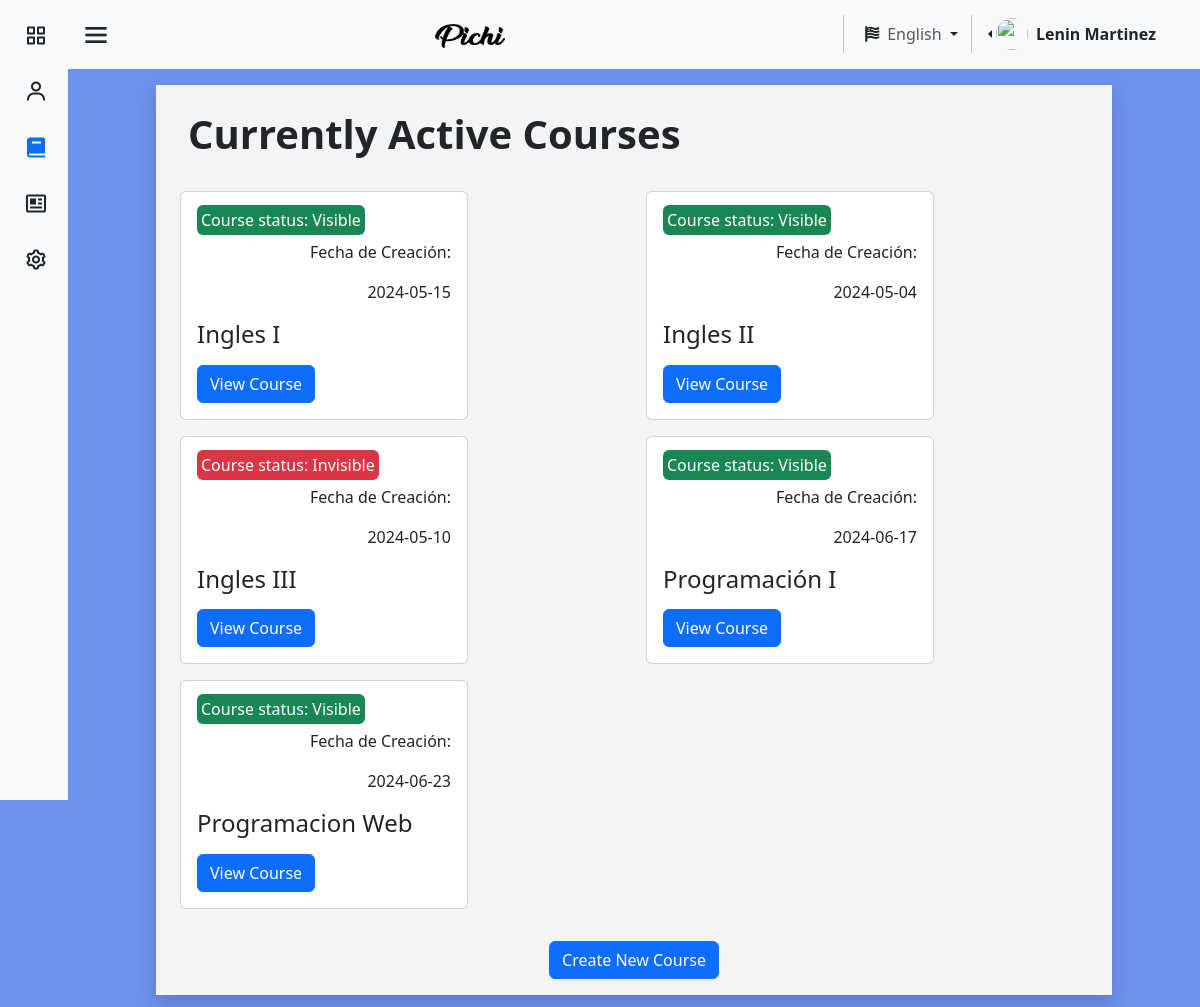
Page /pages/en/courses.php (signed in) on the earlier database version.
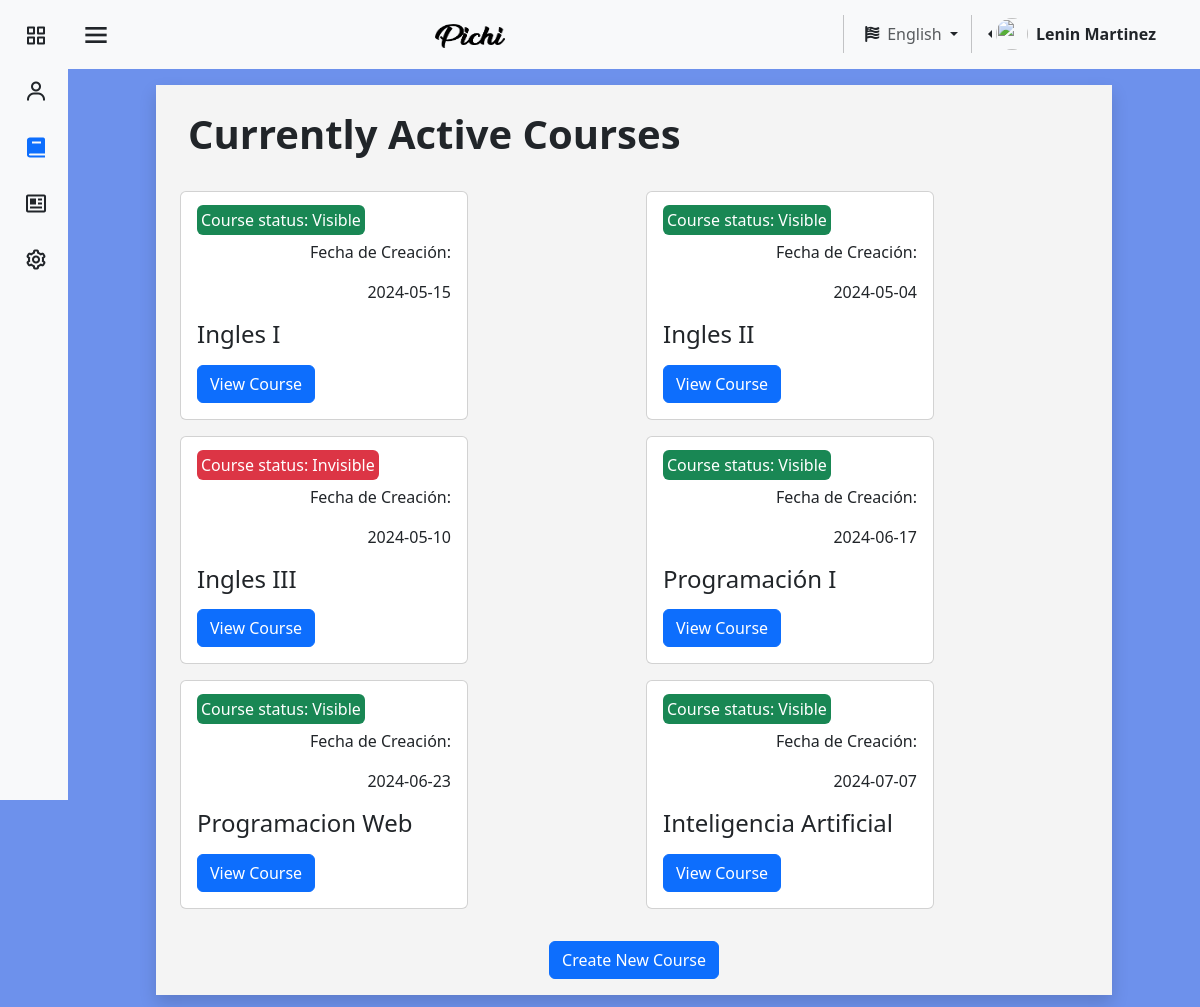
Same page on the later database version.
### tables this page shows
CREATE TABLE `cursos` (
  `id_cur` varchar(100) NOT NULL,
  `nombre_cur` varchar(45) NOT NULL,
  `fecha_inicio` date NOT NULL,
  `cupos_cur_min` int(11) NOT NULL,
  `cupos_cur_max` int(11) NOT NULL,
  `Empresa_id_empresa` int(11) NOT NULL,
  `fecha_fin` date NOT NULL,
  `visibilidad_curso` varchar(11) NOT NULL
);

### pages/en/courses.php (the view, shortened to what the changed rows need)
<?php
require "../../assests/php/LoginBD.php";
$cursos = [];
if (isset($_SESSION['id_user'])) {
    $usuarios1 = $_SESSION['id_user'];
    $conexion1 = mysqli_query($mysqli, "SELECT Empresa_id_empresa, nombre_user, apellido_user FROM usuario WHERE id_user = '$usuarios1'");
    if (mysqli_num_rows($conexion1) > 0) {
        $datos = mysqli_fetch_assoc($conexion1);
        $empresaUsuario = $datos['Empresa_id_empresa'];
        $conexion2 = mysqli_query($mysqli, "SELECT nombre_empresa FROM empresa WHERE id_empresa = '$empresaUsuario'");
        if (mysqli_num_rows($conexion2) > 0) {
            $conexion3 = mysqli_query($mysqli, "SELECT * FROM cursos WHERE Empresa_id_empresa = '$empresaUsuario'");
            if (mysqli_num_rows($conexion3) > 0) {
                while ($datos3 = mysqli_fetch_assoc($conexion3)) {
                    $cursos[] = $datos3;
                }
            }
        }
    }
}
?>
<!DOCTYPE html>
<html lang="en">
<head>
    <link href="https://cdn.jsdelivr.net/npm/bootstrap@5.3.3/dist/css/bootstrap.min.css" rel="stylesheet"
 />
    <link href="https://unpkg.com/boxicons@2.1.4/css/boxicons.min.css" rel="stylesheet" />
    <link rel="stylesheet" href="https://cdnjs.cloudflare.com/ajax/libs/font-awesome/6.5.1/css/all.min.css"
 />
    <link rel="stylesheet" href="../../assests/css/colorPallete.css" />
    <link rel="stylesheet" href="../../assests/css/viewUser.css" />
    <link rel="stylesheet" href="https://cdnjs.cloudflare.com/ajax/libs/font-awesome/6.1.2/css/all.min.css">
    <link rel="stylesheet" href="../../assests/css/style (2).css">
    <link rel="stylesheet" href="../../assests/css/sidebar.css" />
</head>
<body class="bg-pastel" id="body-pd">
    <section class="Cursos">
        <div class="container-fluid bg-blanco mt-3 shadow ">
            <h1 class="heading"><b>Currently Active Courses</b></h1>
            <div class="container">
                <div class="row gy-3 mb-4">
                    <?php foreach ($cursos as $curso) { ?>
                        <div class="col">
                            <div class="card" style="width: 18rem">
                                <div class="card-body">
                                    <?php
                                    $bgClass = ($curso['visibilidad_curso'] == 'Invisible') ? 'bg-danger' : 'bg-success';
                                    ?>
                                    <span class="card-text text-bg-success rounded p-1 fs-6 <?php echo $bgClass; ?>">Course status: <?php echo $curso['visibilidad_curso']; ?></span>
                                    <p class="mt-2 card-text text-end">Fecha de Creación:</p>
                                    <p class="card-text text-end"><?php echo $curso['fecha_inicio']; ?></p>
                                    <h4 class="card-title text-start"><?php echo $curso['nombre_cur']; ?></h4>
                                    <a class="btn btn-primary mt-2"
                                        href="verCurso.php?id_cur=<?php echo $curso['id_cur']; ?>">View Course</a>
                                </div>
                            </div>
                        </div>
                    <?php } ?>
                </div>
            </div>
    </section>
</body>
</html>

Differences in the rows shown:
added cursos: visibilidad_curso "Visible", fecha_inicio "2024-07-07", nombre_cur "Inteligencia Artificial"
